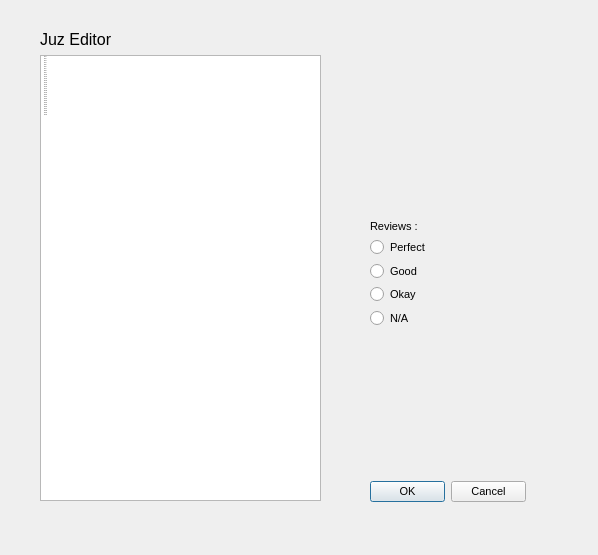
<?xml version="1.0" encoding="UTF-8"?>
<ui version="4.0">
 <class>juzEditWindow</class>
 <widget class="QDialog" name="juzEditWindow">
  <property name="geometry">
   <rect>
    <x>0</x>
    <y>0</y>
    <width>598</width>
    <height>555</height>
   </rect>
  </property>
  <property name="font">
   <font>
    <pointsize>1</pointsize>
   </font>
  </property>
  <property name="windowTitle">
   <string>Dialog</string>
  </property>
  <property name="sizeGripEnabled">
   <bool>false</bool>
  </property>
  <property name="modal">
   <bool>false</bool>
  </property>
  <widget class="QWidget" name="verticalLayoutWidget">
   <property name="geometry">
    <rect>
     <x>40</x>
     <y>30</y>
     <width>281</width>
     <height>471</height>
    </rect>
   </property>
   <layout class="QVBoxLayout" name="verticalLayout">
    <item>
     <widget class="QLabel" name="label">
      <property name="font">
       <font>
        <pointsize>12</pointsize>
       </font>
      </property>
      <property name="text">
       <string>Juz Editor</string>
      </property>
     </widget>
    </item>
    <item>
     <widget class="QListWidget" name="listWidget">
      <item>
       <property name="text">
        <string>Juz 1</string>
       </property>
      </item>
      <item>
       <property name="text">
        <string>Juz 2</string>
       </property>
      </item>
      <item>
       <property name="text">
        <string>Juz 3</string>
       </property>
      </item>
      <item>
       <property name="text">
        <string>Juz 4</string>
       </property>
      </item>
      <item>
       <property name="text">
        <string>Juz 5</string>
       </property>
      </item>
      <item>
       <property name="text">
        <string>Juz 6</string>
       </property>
      </item>
      <item>
       <property name="text">
        <string>Juz 7</string>
       </property>
      </item>
      <item>
       <property name="text">
        <string>Juz 8</string>
       </property>
      </item>
      <item>
       <property name="text">
        <string>Juz 9</string>
       </property>
      </item>
      <item>
       <property name="text">
        <string>Juz 10</string>
       </property>
      </item>
      <item>
       <property name="text">
        <string>Juz 11</string>
       </property>
      </item>
      <item>
       <property name="text">
        <string>Juz 12</string>
       </property>
      </item>
      <item>
       <property name="text">
        <string>Juz 13</string>
       </property>
      </item>
      <item>
       <property name="text">
        <string>Juz 14</string>
       </property>
      </item>
      <item>
       <property name="text">
        <string>Juz 15</string>
       </property>
      </item>
      <item>
       <property name="text">
        <string>Juz 16</string>
       </property>
      </item>
      <item>
       <property name="text">
        <string>Juz 17</string>
       </property>
      </item>
      <item>
       <property name="text">
        <string>Juz 18</string>
       </property>
      </item>
      <item>
       <property name="text">
        <string>Juz 19</string>
       </property>
      </item>
      <item>
       <property name="text">
        <string>Juz 20</string>
       </property>
      </item>
      <item>
       <property name="text">
        <string>Juz 21</string>
       </property>
      </item>
      <item>
       <property name="text">
        <string>Juz 22</string>
       </property>
      </item>
      <item>
       <property name="text">
        <string>Juz 23</string>
       </property>
      </item>
      <item>
       <property name="text">
        <string>Juz 24</string>
       </property>
      </item>
      <item>
       <property name="text">
        <string>Juz 25</string>
       </property>
      </item>
      <item>
       <property name="text">
        <string>Juz 26</string>
       </property>
      </item>
      <item>
       <property name="text">
        <string>Juz 27</string>
       </property>
      </item>
      <item>
       <property name="text">
        <string>Juz 28</string>
       </property>
      </item>
      <item>
       <property name="text">
        <string>Juz 29</string>
       </property>
      </item>
      <item>
       <property name="text">
        <string>Juz 30</string>
       </property>
      </item>
     </widget>
    </item>
   </layout>
  </widget>
  <widget class="QWidget" name="verticalLayoutWidget_2">
   <property name="geometry">
    <rect>
     <x>370</x>
     <y>220</y>
     <width>160</width>
     <height>107</height>
    </rect>
   </property>
   <layout class="QVBoxLayout" name="verticalLayout_2">
    <item>
     <widget class="QLabel" name="label_2">
      <property name="font">
       <font>
        <pointsize>8</pointsize>
       </font>
      </property>
      <property name="text">
       <string>Reviews :</string>
      </property>
     </widget>
    </item>
    <item>
     <widget class="QRadioButton" name="perfectRadio">
      <property name="font">
       <font>
        <pointsize>8</pointsize>
       </font>
      </property>
      <property name="text">
       <string>Perfect</string>
      </property>
     </widget>
    </item>
    <item>
     <widget class="QRadioButton" name="goodRadio">
      <property name="font">
       <font>
        <pointsize>8</pointsize>
       </font>
      </property>
      <property name="text">
       <string>Good</string>
      </property>
     </widget>
    </item>
    <item>
     <widget class="QRadioButton" name="okayRadio">
      <property name="font">
       <font>
        <pointsize>8</pointsize>
       </font>
      </property>
      <property name="text">
       <string>Okay</string>
      </property>
     </widget>
    </item>
    <item>
     <widget class="QRadioButton" name="notAvailableRadio">
      <property name="font">
       <font>
        <pointsize>8</pointsize>
       </font>
      </property>
      <property name="text">
       <string>N/A</string>
      </property>
     </widget>
    </item>
   </layout>
  </widget>
  <widget class="QDialogButtonBox" name="buttonBox">
   <property name="geometry">
    <rect>
     <x>370</x>
     <y>480</y>
     <width>156</width>
     <height>23</height>
    </rect>
   </property>
   <property name="font">
    <font>
     <pointsize>8</pointsize>
    </font>
   </property>
   <property name="orientation">
    <enum>Qt::Horizontal</enum>
   </property>
   <property name="standardButtons">
    <set>QDialogButtonBox::Cancel|QDialogButtonBox::Ok</set>
   </property>
   <property name="centerButtons">
    <bool>false</bool>
   </property>
  </widget>
  <action name="actiontest">
   <property name="text">
    <string>test</string>
   </property>
  </action>
 </widget>
 <resources/>
 <connections>
  <connection>
   <sender>buttonBox</sender>
   <signal>accepted()</signal>
   <receiver>juzEditWindow</receiver>
   <slot>accept()</slot>
   <hints>
    <hint type="sourcelabel">
     <x>447</x>
     <y>491</y>
    </hint>
    <hint type="destinationlabel">
     <x>298</x>
     <y>277</y>
    </hint>
   </hints>
  </connection>
 </connections>
</ui>
